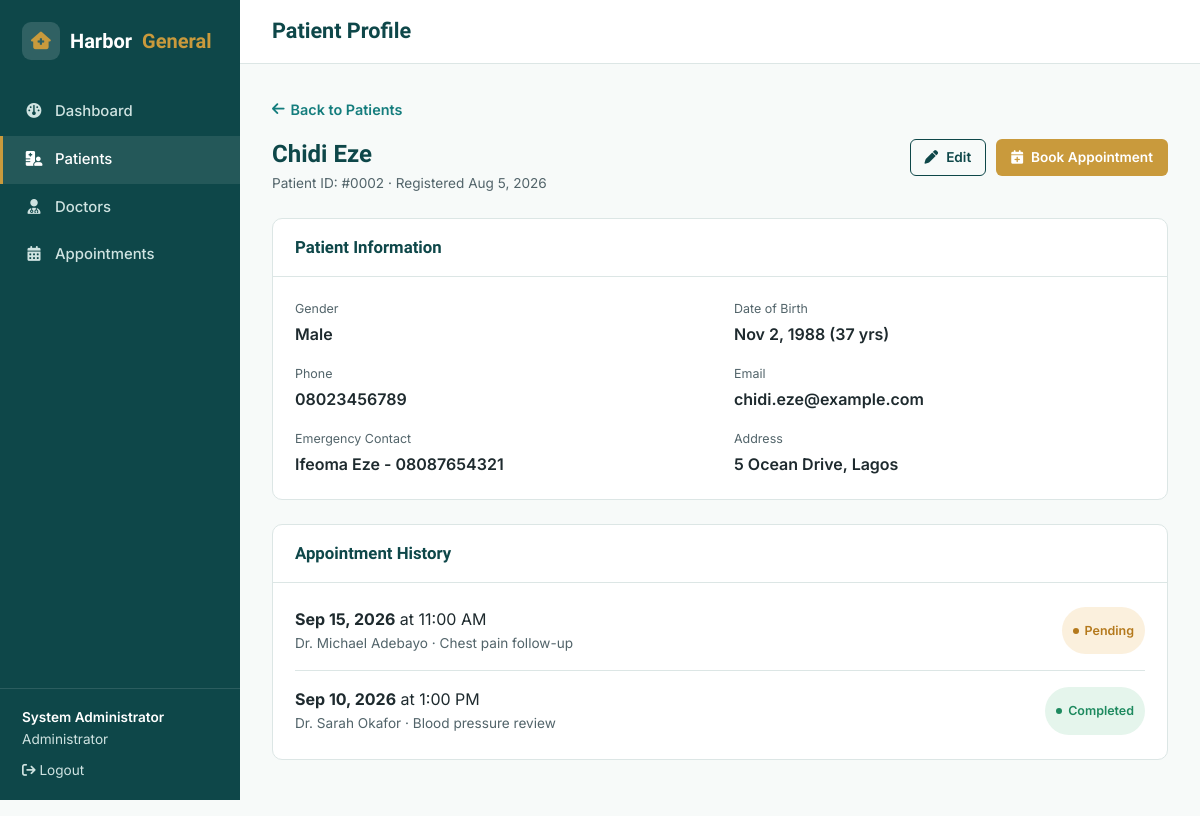
The app's page /patient_view.php?id=2 (signed in) with its own data.
### tables this page shows
CREATE TABLE patients (
    id INT AUTO_INCREMENT PRIMARY KEY,
    full_name VARCHAR(100) NOT NULL,
    gender ENUM('Male','Female','Other') NOT NULL,
    dob DATE NOT NULL,
    phone VARCHAR(30) NOT NULL,
    email VARCHAR(100) NULL,
    address TEXT NULL,
    emergency_contact VARCHAR(150) NULL,
    registration_date DATE NOT NULL DEFAULT (CURRENT_DATE),
    created_at TIMESTAMP DEFAULT CURRENT_TIMESTAMP
);

CREATE TABLE appointments (
    id INT AUTO_INCREMENT PRIMARY KEY,
    patient_id INT NOT NULL,
    doctor_id INT NOT NULL,
    appointment_date DATE NOT NULL,
    appointment_time TIME NOT NULL,
    reason VARCHAR(255) NOT NULL,
    status ENUM('Scheduled','Pending','Completed','Cancelled') NOT NULL DEFAULT 'Scheduled',
    created_at TIMESTAMP DEFAULT CURRENT_TIMESTAMP,
    CONSTRAINT fk_appointments_patient FOREIGN KEY (patient_id) REFERENCES patients(id) ON DELETE CASCADE,
    CONSTRAINT fk_appointments_doctor FOREIGN KEY (doctor_id) REFERENCES doctors(id) ON DELETE RESTRICT
);

CREATE TABLE doctors (
    id INT AUTO_INCREMENT PRIMARY KEY,
    full_name VARCHAR(100) NOT NULL,
    specialty VARCHAR(100) NOT NULL,
    department VARCHAR(100) NOT NULL,
    phone VARCHAR(30) NOT NULL,
    email VARCHAR(100) NULL,
    status ENUM('Available','Unavailable') NOT NULL DEFAULT 'Available',
    created_at TIMESTAMP DEFAULT CURRENT_TIMESTAMP
);

### patient_view.php (the view, shortened to what this page needs)
<?php
require_once 'includes/db.php';
$id = (int) ($_GET['id'] ?? 0);
$stmt = $pdo->prepare("SELECT * FROM patients WHERE id = ?");
$stmt->execute([$id]);
$patient = $stmt->fetch();
$stmt = $pdo->prepare("
    SELECT a.appointment_date, a.appointment_time, a.reason, a.status, d.full_name AS doctor_name
    FROM appointments a
    JOIN doctors d ON d.id = a.doctor_id
    WHERE a.patient_id = ?
    ORDER BY a.appointment_date DESC, a.appointment_time DESC
");
$stmt->execute([$id]);
$history = $stmt->fetchAll();
function statusBadgeClass(string $status): string {
    return match ($status) {
        'Scheduled' => 'badge-scheduled',
        'Pending'   => 'badge-pending',
        'Completed' => 'badge-completed',
        'Cancelled' => 'badge-cancelled',
        default     => 'badge-scheduled',
    };
}
function ageFromDob(string $dob): int {
    return (new DateTime($dob))->diff(new DateTime('now'))->y;
}
require_once 'includes/app_header.php';
?>
<a href="patients.php" class="back-link"><i class="fa-solid fa-arrow-left"></i> Back to Patients</a>
<div class="pagetitle-row">
  <div>
    <h2 style="margin-bottom:4px;"><?= htmlspecialchars($patient['full_name']) ?></h2>
    <p class="small">Patient ID: #<?= str_pad($patient['id'], 4, '0', STR_PAD_LEFT) ?> &middot; Registered <?= htmlspecialchars(date('M j, Y', strtotime($patient['registration_date']))) ?></p>
  </div>
  <div style="display:flex;gap:10px;">
    <a href="patient_edit.php?id=<?= $id ?>" class="btn btn-outline btn-sm"><i class="fa-solid fa-pen"></i> Edit</a>
    <a href="appointment_add.php?patient_id=<?= $id ?>" class="btn btn-accent btn-sm"><i class="fa-solid fa-calendar-plus"></i> Book Appointment</a>
  </div>
</div>
<div class="panel">
  <div class="panel-head"><h2>Patient Information</h2></div>
  <div class="panel-body">
    <div class="detail-grid">
      <div class="detail-item"><div class="label">Gender</div><div class="value"><?= htmlspecialchars($patient['gender']) ?></div></div>
      <div class="detail-item"><div class="label">Date of Birth</div><div class="value"><?= htmlspecialchars(date('M j, Y', strtotime($patient['dob']))) ?> (<?= ageFromDob($patient['dob']) ?> yrs)</div></div>
      <div class="detail-item"><div class="label">Phone</div><div class="value"><?= htmlspecialchars($patient['phone']) ?></div></div>
      <div class="detail-item"><div class="label">Email</div><div class="value"><?= htmlspecialchars($patient['email'] ?: '—') ?></div></div>
      <div class="detail-item"><div class="label">Emergency Contact</div><div class="value"><?= htmlspecialchars($patient['emergency_contact'] ?: '—') ?></div></div>
      <div class="detail-item"><div class="label">Address</div><div class="value"><?= htmlspecialchars($patient['address'] ?: '—') ?></div></div>
    </div>
  </div>
</div>
<div class="panel">
  <div class="panel-head"><h2>Appointment History</h2></div>
  <div class="panel-body" style="padding:0;">
    <?php if (count($history) === 0): ?>
      <div class="empty-state">
        <span class="icon-badge"><i class="fa-solid fa-notes-medical"></i></span>
        <h3>No appointment history yet</h3>
        <p>This patient's past and upcoming appointments will show up here.</p>
      </div>
    <?php else: ?>
      <ul class="timeline" style="padding:8px 22px;">
        <?php foreach ($history as $h): ?>
          <li>
            <div>
              <strong><?= htmlspecialchars(date('M j, Y', strtotime($h['appointment_date']))) ?></strong>
              at <?= htmlspecialchars(date('g:i A', strtotime($h['appointment_time']))) ?>
              <div class="small">Dr. <?= htmlspecialchars($h['doctor_name']) ?> &middot; <?= htmlspecialchars($h['reason']) ?></div>
            </div>
            <span class="badge <?= statusBadgeClass($h['status']) ?>"><?= htmlspecialchars($h['status']) ?></span>
          </li>
        <?php endforeach; ?>
      </ul>
    <?php endif; ?>
  </div>
</div>
<?php require_once 'includes/app_footer.php'; ?>

### css/style.css (style rules this page uses)
:root { --hg-primary-dark: #0E4749; --hg-primary: #147D7D; --hg-primary-light: #EAF5F3; --hg-accent: #C99A3C; --hg-accent-dark: #A87D2A; --hg-ink: #1E2A2E; --hg-ink-soft: #52646A; --hg-border: #DCE6E5; --hg-white: #FFFFFF; --hg-bg: #F7FAF9; --hg-success: #1E8A5F; --hg-success-bg: #E5F5EC; --hg-warning: #B4791C; --hg-warning-bg: #FBF0DD; --hg-danger: #B23A3A; --hg-danger-bg: #FBE9E9; --hg-info: #2A6F9E; --hg-info-bg: #E7F1F8; --hg-radius-sm: 6px; --hg-radius-md: 10px; --hg-radius-lg: 16px; --hg-shadow: 0 2px 10px rgba(14, 71, 73, 0.08); --hg-shadow-md: 0 8px 24px rgba(14, 71, 73, 0.12); --hg-font-heading: 'Sora', sans-serif; --hg-font-body: 'Inter', sans-serif; }
* { box-sizing: border-box; }
html { scroll-behavior: smooth; }
body { margin: 0; font-family: var(--hg-font-body); color: var(--hg-ink); background: var(--hg-bg); line-height: 1.6; -webkit-font-smoothing: antialiased; }
h1, h2, h3, h4, h5 { font-family: var(--hg-font-heading); color: var(--hg-primary-dark); line-height: 1.25; margin: 0 0 0.5em; }
p { margin: 0 0 1em; color: var(--hg-ink-soft); }
a { color: var(--hg-primary); text-decoration: none; }
.btn { display: inline-flex; align-items: center; gap: 8px; font-family: var(--hg-font-body); font-weight: 600; font-size: 0.95rem; padding: 12px 24px; border-radius: var(--hg-radius-sm); border: 1.5px solid transparent; cursor: pointer; transition: transform 0.15s ease, box-shadow 0.15s ease, background 0.15s ease; }
.btn-accent { background: var(--hg-accent); color: var(--hg-white); }
.btn-outline { background: transparent; color: var(--hg-primary-dark); border-color: var(--hg-primary-dark); }
.btn-sm { padding: 7px 14px; font-size: 0.85rem; }
.badge { display: inline-flex; align-items: center; gap: 6px; font-size: 0.78rem; font-weight: 600; padding: 4px 11px; border-radius: 999px; white-space: nowrap; }
.badge::before { content: ''; width: 6px; height: 6px; border-radius: 50%; background: currentColor; }
.badge-pending { background: var(--hg-warning-bg); color: var(--hg-warning); }
.badge-completed { background: var(--hg-success-bg); color: var(--hg-success); }
.panel { background: var(--hg-white); border: 1px solid var(--hg-border); border-radius: var(--hg-radius-md); margin-bottom: 24px; }
.panel-head { display: flex; align-items: center; justify-content: space-between; padding: 18px 22px; border-bottom: 1px solid var(--hg-border); gap: 12px; flex-wrap: wrap; }
.panel-head h2 { font-size: 1.05rem; margin: 0; }
.panel-body { padding: 22px; }
.pagetitle-row { display: flex; justify-content: space-between; align-items: flex-start; margin-bottom: 24px; flex-wrap: wrap; gap: 14px; }
.pagetitle-row p { margin: 0; }
.detail-grid { display: grid; grid-template-columns: repeat(2, 1fr); gap: 16px 28px; }
.detail-item .label { font-size: 0.78rem; text-transform: none; color: var(--hg-ink-soft); margin-bottom: 3px; }
.detail-item .value { font-weight: 600; color: var(--hg-ink); }
.timeline { list-style: none; margin: 0; padding: 0; }
.timeline li { padding: 16px 0; border-bottom: 1px solid var(--hg-border); display: flex; justify-content: space-between; gap: 12px; flex-wrap: wrap; }
.timeline li:last-child { border-bottom: none; }
.back-link { display: inline-flex; align-items: center; gap: 6px; font-size: 0.9rem; margin-bottom: 18px; font-weight: 600; }
.small { font-size: 0.85rem; color: var(--hg-ink-soft); }

### records on screen
patients: full_name "Chidi Eze", id "0002", registration_date "Aug 5, 2026", gender "Male", dob "Nov 2, 1988", dob "37", phone "08023456789", email "chidi.eze@example.com", emergency_contact "Ifeoma Eze - 08087654321", address "5 Ocean Drive, Lagos"
appointments: appointment_date "Sep 15, 2026", appointment_time "11:00 AM", doctor.full_name "Michael Adebayo", reason "Chest pain follow-up", status "Pending"
appointments: appointment_date "Sep 10, 2026", appointment_time "1:00 PM", doctor.full_name "Sarah Okafor", reason "Blood pressure review", status "Completed"

### other values on screen
currentStaffName() "System Administrator"
currentStaffRole() "Administrator"
$pageTitle "Patient Profile"
